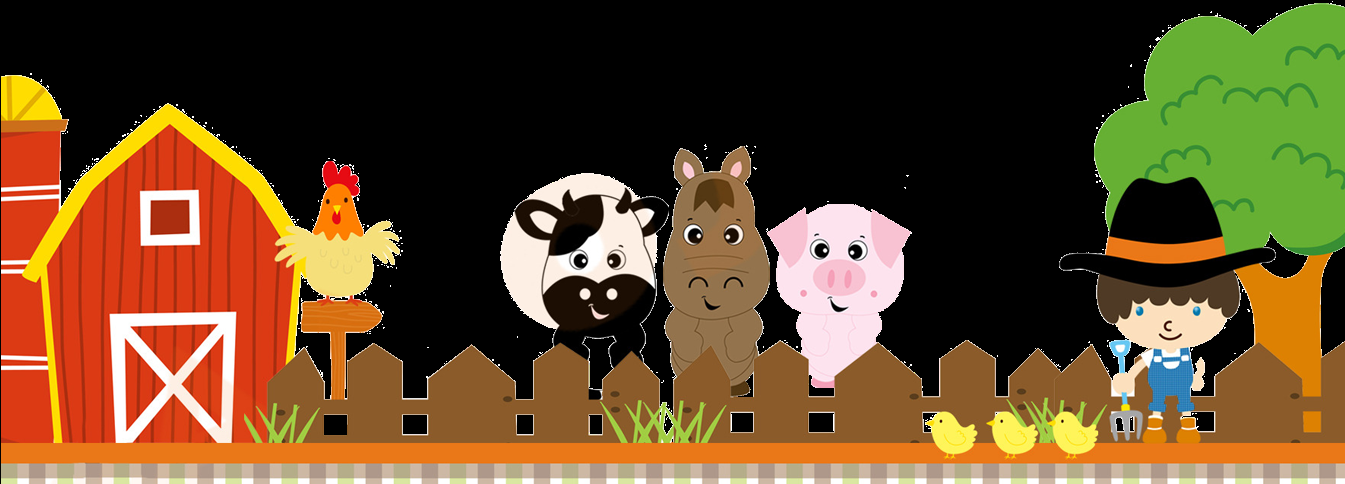
#> input picture fazendinha.png, 1345 x 484 px
$ jupyter execute bordas.ipynb
#> lines starting #> are read from the running program, lines starting #| are printed output that depends on the picture; after the words box and inside, x2 and y2 are one past the last pixel; in counts of white or black regions, pixels touching at a corner belong together
[cell 1]
import cv2


limiar_inferior = 10
limiar_superior = 110

tamanho_kernel  = 5

img = cv2.imread('../fazendinha.png')
#> img is the input picture: shape (484, 1345, 3); mean B, G, R 40.4, 73.1, 99.2
cv2.imshow('Imagem Original',img)
cv2.waitKey(0)
cv2.destroyAllWindows()

[cell 2]
img1 =  cv2.Canny(img,limiar_inferior,limiar_superior,tamanho_kernel)
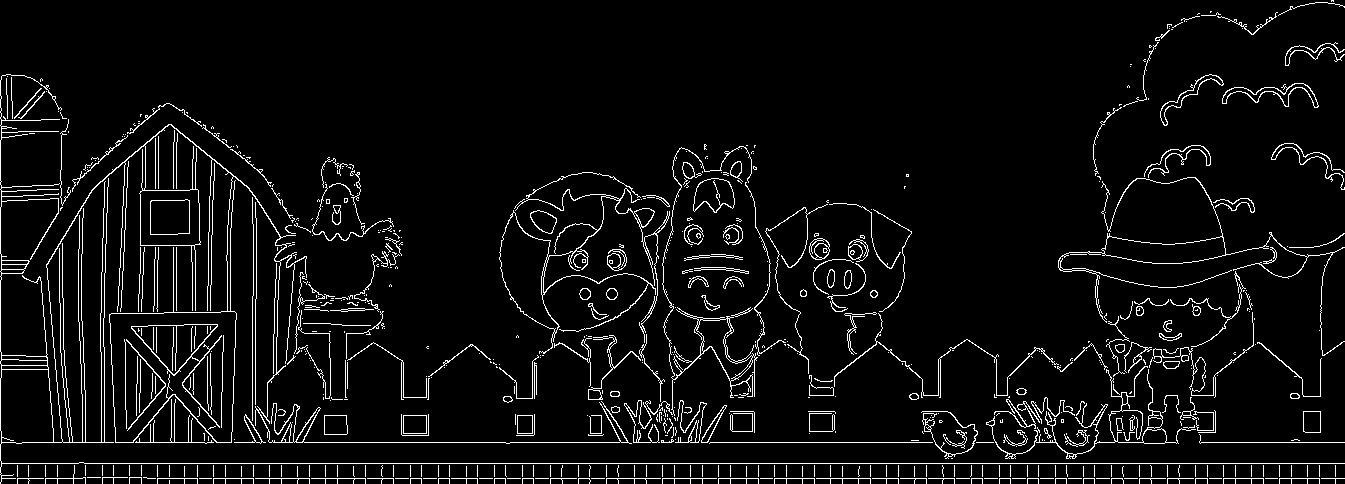
#> img1: shape (484, 1345); 5.4% white in thin lines or dots
cv2.imshow('Somente Bordas',img1)
cv2.waitKey(0)
cv2.destroyAllWindows()

# Contagem de objetos

[cell 3]
import cv2
import numpy as np
img = cv2.imread('../pregos.jpg')
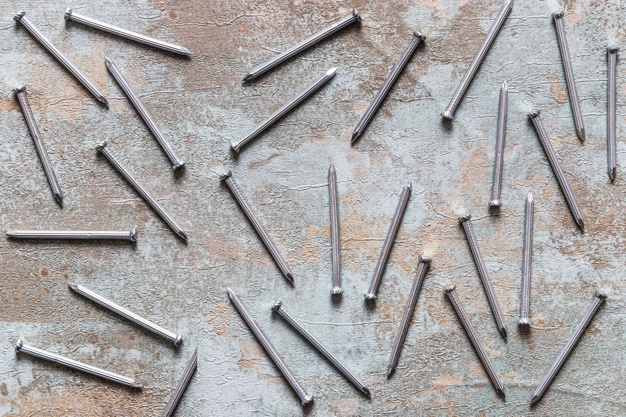
#> input picture pregos.jpg, 626 x 417 px
#> img is the input picture: shape (417, 626, 3); mean B, G, R 166.3, 166.7, 169.4


img = cv2.cvtColor(img, cv2.COLOR_BGR2GRAY) #convertendo para escala de cinza
#> img: shape (417, 626)


_, thresh = cv2.threshold(img, 50, 150, cv2.THRESH_BINARY_INV)
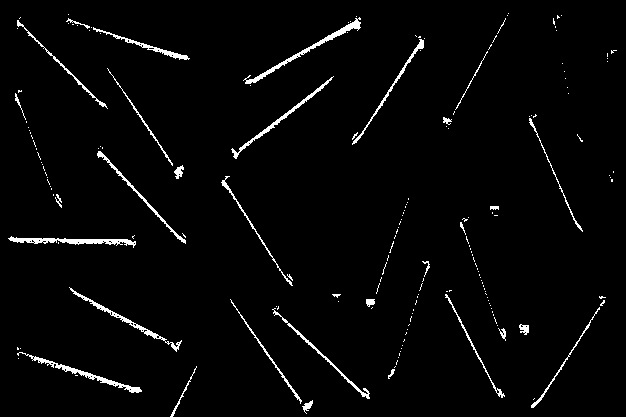
#> thresh: shape (417, 626); values 0 (black) and 150 (white), 2.6% white in thin lines or dots


kernal = np.ones((2, 2), np.uint8)


dilation = cv2.dilate(thresh, kernal)
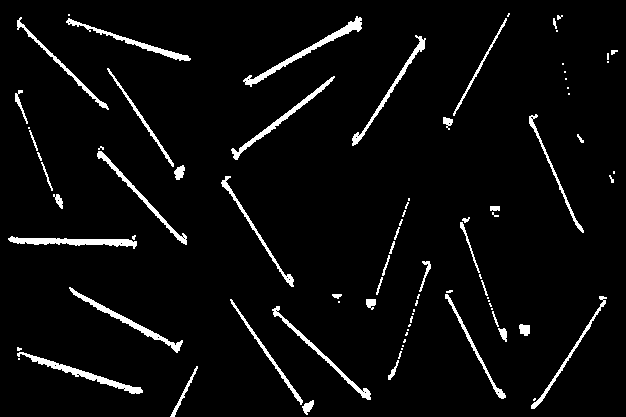
#> dilation: shape (417, 626); values 0 (black) and 150 (white), 4.4% white; 87 white regions (42 under 20 px)


contours, hierarchy = cv2.findContours(
    dilation, cv2.RETR_EXTERNAL, cv2.CHAIN_APPROX_SIMPLE)
#> contours = 87 contours, 52 with area under 20; largest, box (x1, y1, x2, y2) and area: (243, 16, 362, 87) 699, (8, 236, 137, 249) 649, (17, 352, 143, 394) 619, (69, 287, 183, 353) 555, (231, 76, 335, 160) 513

objects = str(len(contours))
#> objects = '87'


text = "Obj:"+str(objects)
#> text = 'Obj:87'
cv2.putText(dilation, text, (10, 25),  cv2.FONT_HERSHEY_SIMPLEX,
            0.4, (240, 0, 159), 1)
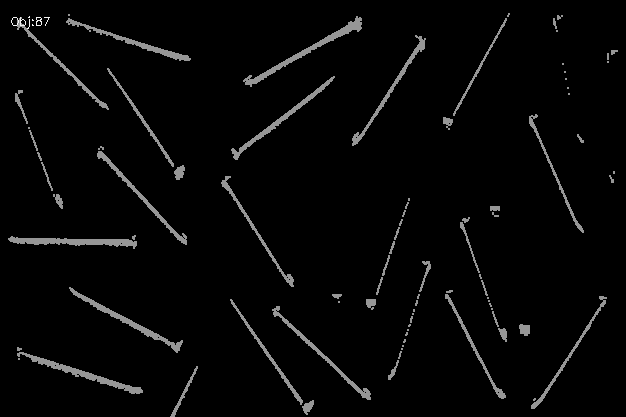
#> dilation: shape (417, 626); 0.04% of pixels changed, all inside (x1, y1, x2, y2) = (11, 16, 50, 29)

cv2.imshow('Original', img)
cv2.imshow('Processada', dilation)

cv2.waitKey(0)
cv2.destroyAllWindows()
